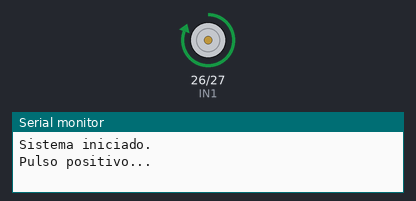
Recording of a sketch running on a simulated ESP32. On the bench: motor-driver pin pairs drawn as motors (green arrow = first pin HIGH = forward, orange = second pin HIGH = backward, longer = more drive, scaled by the enable pin), the last lines printed to the serial monitor.

Above: at 0.5 s.
At 3.5 s:
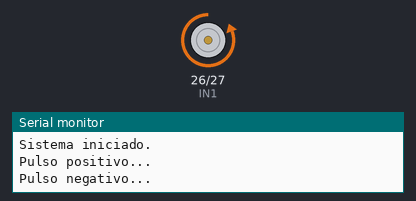
At 5.0 s:
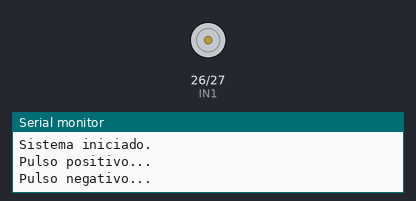
Timing chart, 0 to 7.8 s (numbered marks = the images above):
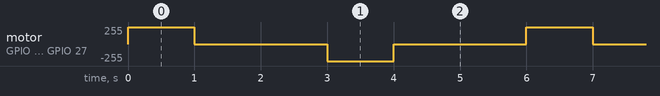

Measured:
- by itself, motor on GPIO 26 (IN1) / GPIO 27 (IN2): repeats every 6.0 s: stopped 2.0 s, backward 255/255 1.0 s, stopped 2.0 s, forward 255/255 1.0 s

The sketch:

pulsosElevtrovalvula_L298N.ino
```cpp
// Pines de control
const int IN1 = 26;
const int IN2 = 27;
const int ENA = 12; // Opcional, si tu módulo L298N requiere habilitación externa.

// Duración del pulso en milisegundos
const int pulsoTiempo = 1000; // 1 segundo, ajustar según necesidad

void setup() {
  // Configuración de pines
  pinMode(IN1, OUTPUT);
  pinMode(IN2, OUTPUT);
  pinMode(ENA, OUTPUT);

  // Activamos el canal
  digitalWrite(ENA, HIGH);

  // Inicialmente, sin aplicar tensión
  digitalWrite(IN1, LOW);
  digitalWrite(IN2, LOW);

  Serial.begin(115200);
  Serial.println("Sistema iniciado.");
}

void loop() {
  // Ejemplo: Generar un pulso positivo (abrir la válvula)
  Serial.println("Pulso positivo...");
  digitalWrite(IN1, HIGH);
  digitalWrite(IN2, LOW);
  delay(pulsoTiempo); // Mantenemos el pulso el tiempo necesario
  // Parar
  digitalWrite(IN1, LOW);
  digitalWrite(IN2, LOW);
  delay(2000); // Esperamos 2 segundos antes del siguiente pulso

  // Ejemplo: Generar un pulso negativo (cerrar la válvula)
  Serial.println("Pulso negativo...");
  digitalWrite(IN1, LOW);
  digitalWrite(IN2, HIGH);
  delay(pulsoTiempo);
  // Parar
  digitalWrite(IN1, LOW);
  digitalWrite(IN2, LOW);
  delay(2000); // Esperamos 2 segundos antes de repetir
}
```
